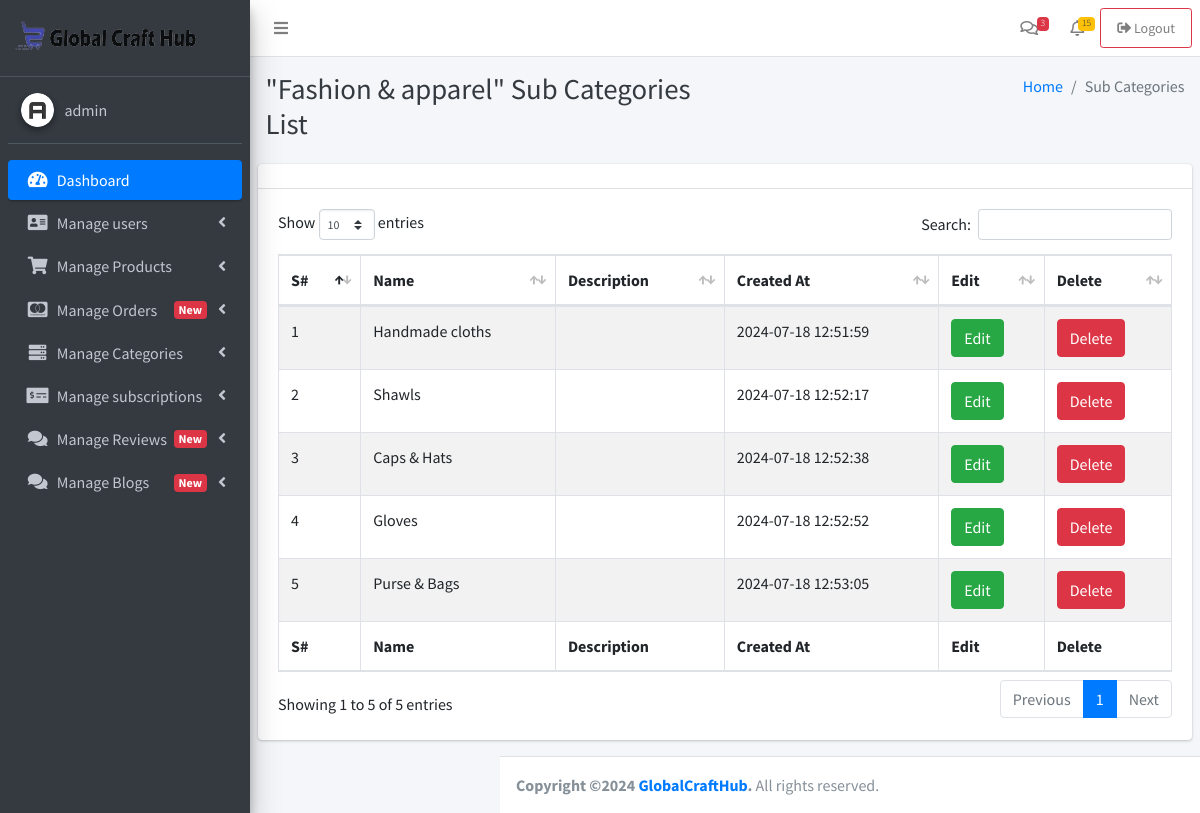
The app's page /Admin/sub_categories_list.php?Uid=1 (signed in) with its own data.
### tables this page shows
CREATE TABLE `categories` (
  `id` int(11) NOT NULL,
  `name` varchar(255) NOT NULL,
  `image` varchar(255) NOT NULL,
  `description` text DEFAULT NULL,
  `created_at` datetime DEFAULT current_timestamp(),
  `updated_at` datetime DEFAULT current_timestamp() ON UPDATE current_timestamp()
);

CREATE TABLE `sub_categories` (
  `id` int(11) NOT NULL,
  `name` varchar(255) NOT NULL,
  `parent_category_id` int(11) DEFAULT NULL,
  `description` text DEFAULT NULL,
  `created_at` datetime DEFAULT current_timestamp(),
  `updated_at` datetime DEFAULT current_timestamp() ON UPDATE current_timestamp()
);

### Admin/sub_categories_list.php (the view, shortened to what this page needs)
<?php
include("includes/Session.php");
if(isset($_GET['Uid'])){
    $parent_cat_id = $_GET['Uid'];
    $parent_cat_query = mysqli_query($con,"Select * from categories where id = '$parent_cat_id'");
    $result_parent_cat_query = mysqli_fetch_assoc($parent_cat_query);
    $parent_cat_name = $result_parent_cat_query['name'];
    $query_cat = mysqli_query($con, "SELECT * from sub_categories where parent_category_id = '$parent_cat_id'");
}
?>
<!DOCTYPE html>
<html>
<head>
  <?php
  include("includes/links.php");
  ?>
</head>
<body class="hold-transition sidebar-mini layout-fixed">
  <div class="wrapper">
    <?php
    include("includes/header.php");
    ?>
    <?php
    include("includes/sidepanel.php");
    ?>
    <div class="content-wrapper">
      <div class="content-header">
        <div class="container-fluid">
          <div class="row mb-2">
            <div class="col-sm-6">
              <h1 class="m-0 text-dark"> "<?php echo $parent_cat_name   ?>" Sub Categories List</h1>
            </div>
            <div class="col-sm-6">
              <ol class="breadcrumb float-sm-right">
                <li class="breadcrumb-item"><a href="index.php">Home</a></li>
                <li class="breadcrumb-item active">Sub Categories</li>
              </ol>
            </div>
          </div>
        </div>
      </div>
      <section class="content">
        <div class="card">
          <div class="card-header">
          </div>
          <div class="card-body">
            <table id="example1" class="table table-bordered table-striped">
              <thead>
                <tr>
                  <th>S#</th>
                  <th>Name</th>
                  <th>Description</th>
                  <th> Created At</th>
                  <th> Edit</th>
                  <th> Delete</th>
                </tr>
              </thead>
              <tbody>
              <?php
              $i = 1;
                        while ($row = mysqli_fetch_assoc($query_cat)) {
                            echo "<tr>";
                            echo "<td>$i</td>";
                            echo "<td>{$row['name']}</td>";
                            echo "<td>{$row['description']}</td>";
                            echo "<td>{$row['created_at']}</td>";
                                echo "<td><a href='Add_sub_category.php?Uid=$row[id]' class='btn btn-success'>Edit</a></td>";
                                echo "<td><a href='sub_categories_list.php?Did=" . $row['id'] . "&Uid=" . $parent_cat_id . "' class='btn btn-danger' onclick='return confirm(\"Are you sure to delete this Category?\")'>Delete</a></td>";
                                echo "</tr>";
                        $i++;
                          }
                        ?>
              </tbody>
              <tfoot>
                <tr>
                  <th>S#</th>
                  <th>Name</th>
                  <th>Description</th>
                  <th> Created At</th>
                  <th> Edit</th>
                  <th> Delete</th>
                </tr>
              </tfoot>
            </table>
          </div>
        </div>
      </section>
      <?php
      include("includes/footer.php");
      ?>
    </div>
</body>
</html>

### records on screen
categories: name "Fashion & apparel"
sub_categories: name "Handmade cloths", created_at "2024-07-18 12:51:59"
sub_categories: name "Shawls", created_at "2024-07-18 12:52:17"
sub_categories: name "Caps & Hats", created_at "2024-07-18 12:52:38"
sub_categories: name "Gloves", created_at "2024-07-18 12:52:52"
sub_categories: name "Purse & Bags", created_at "2024-07-18 12:53:05"

### other values on screen
$_SESSION['username'] "admin"
